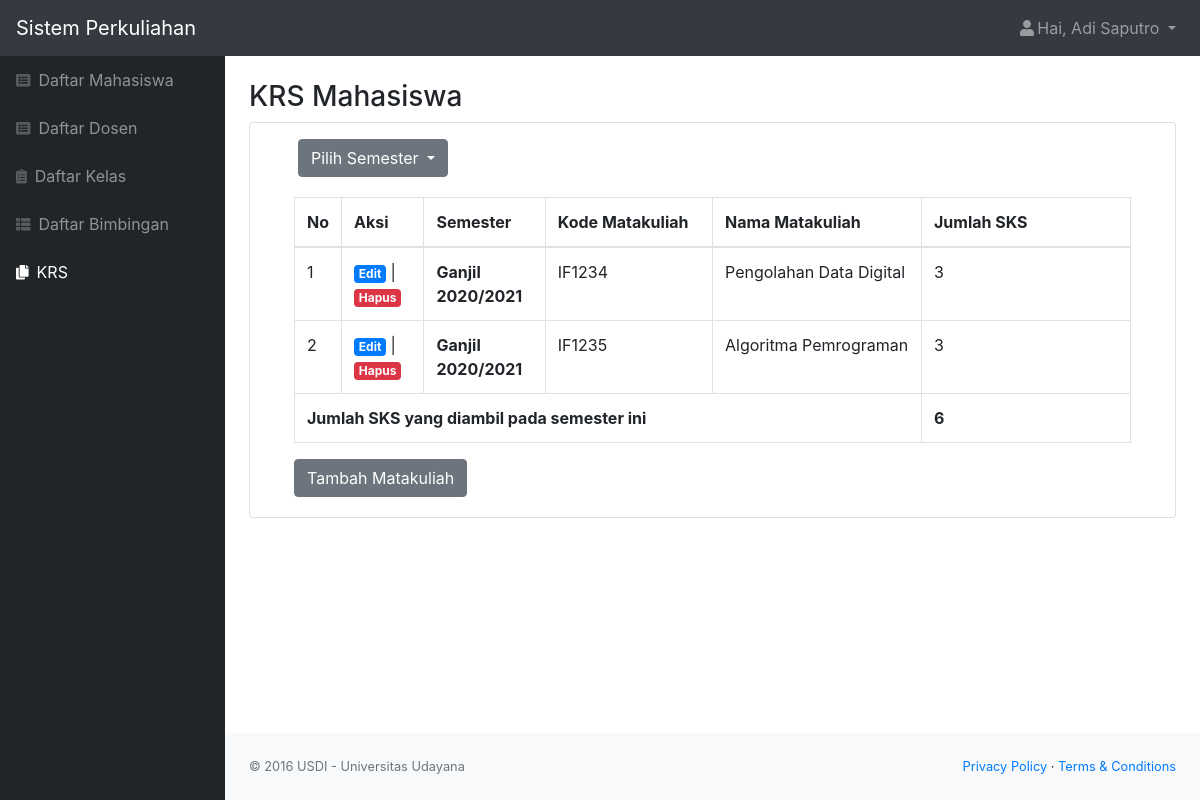
The page /krs.php (signed in) on the database its author committed.
### tables this page shows
CREATE TABLE `krs` (
  `id_krs` int(11) NOT NULL,
  `semester` varchar(25) NOT NULL,
  `id_mahasiswa` int(11) NOT NULL,
  `id_mk` int(11) NOT NULL
);

CREATE TABLE `matakuliah` (
  `id_mk` int(11) NOT NULL,
  `kode_mk` char(6) NOT NULL,
  `matakuliah` varchar(100) NOT NULL,
  `sks` int(11) NOT NULL
);

### krs.php (the view, shortened to what this page needs)
<?php
include "function.php";
$nama = $_SESSION['nama'];
$role = $_SESSION['role'];
$id = $_SESSION['id'];
if (isset($_GET['semester'])) {
    $semester = $_GET['semester'];
    $default = false;
    $queryKRS = mysqli_query($koneksi, "SELECT * FROM krs INNER JOIN matakuliah ON krs.id_mk=matakuliah.id_mk WHERE krs.id_mahasiswa='$id' AND semester = '$semester'");
} else {
    $default = true;
    $queryKRS = mysqli_query($koneksi, "SELECT * FROM krs INNER JOIN matakuliah ON krs.id_mk=matakuliah.id_mk WHERE krs.id_mahasiswa='$id'");
}
?>
<!DOCTYPE html>
<html lang="en">
<head>
    <link href="css/styles.css" rel="stylesheet" />
    <link href="https://cdn.datatables.net/1.10.20/css/dataTables.bootstrap4.min.css" rel="stylesheet" />
</head>
<body class="sb-nav-fixed">
    <nav class="sb-topnav navbar navbar-expand navbar-dark bg-dark">
        <a class="navbar-brand" href="index.php">Sistem Perkuliahan</a>
        <ul class="navbar-nav ml-auto">
            <li class="nav-item dropdown">
                <a class="nav-link dropdown-toggle" id="userDropdown" href="#" role="button" data-toggle="dropdown" aria-haspopup="true" aria-expanded="false"><i class="fas fa-user fa-fw"></i>Hai, <?= $nama; ?> </a>
            </li>
        </ul>
    </nav>
    <div id="layoutSidenav">
        <div id="layoutSidenav_nav">
            <nav class="sb-sidenav accordion sb-sidenav-dark" id="sidenavAccordion">
                <div class="sb-sidenav-menu">
                    <div class="nav">
                        <a class="nav-link" href="mahasiswa.php">
                            <div class="sb-nav-link-icon"><i class="fas fa-list-alt"></i></div>
                            Daftar Mahasiswa
                        </a>
                        <a class="nav-link" href="dosen.php">
                            <div class="sb-nav-link-icon"><i class="fas fa-list-alt"></i></div>
                            Daftar Dosen
                        </a>
                        <a class="nav-link" href="kelas.php">
                            <div class="sb-nav-link-icon"><i class="fas fa-clipboard-list"></i></div>
                            Daftar Kelas
                        </a>
                        <a class="nav-link" href="bimbingan.php">
                            <div class="sb-nav-link-icon"><i class="fas fa-th-list"></i></div>
                            Daftar Bimbingan
                        </a>
                        <?php if ($role == "1") { ?>
                            <a class="nav-link active" href="krs.php">
                                <div class="sb-nav-link-icon"><i class="fas fa-copy"></i></div>
                                KRS
                            </a>
                        <?php } ?>
                    </div>
                </div>
            </nav>
        </div>
        <div id="layoutSidenav_content">
            <main>
                <div class="container-fluid">
                    <h3 class="mt-4">KRS Mahasiswa</h3>
                    <div class="card mb-4">
                        <?php if ($role == "1") { ?>
                            <div class="dropdown mt-3 px-4 ml-4">
                                <button class="btn btn-secondary dropdown-toggle" type="button" id="dropdownMenuButton" data-toggle="dropdown" aria-haspopup="true" aria-expanded="false">
                                    Pilih Semester
                                </button>
                            </div>
                        <?php } ?>
                        <div class="card-body">
                            <div class="table-responsive">
                                <div class="container">
                                    <table class="table table-bordered" id="dataTable" width="100%" cellspacing="0">
                                        <thead>
                                            <tr>
                                                <th class="col-sm-1" style="width: 5%;">No</th>
                                                <th>Aksi</th>
                                                <?php if ($default == true) : ?>
                                                    <th>Semester</th>
                                                <?php endif ?>
                                                <th class="col-sm-3" style="width: 20%;">Kode Matakuliah</th>
                                                <th class=" col-sm-3" style="width: 50%;">Nama Matakuliah</th>
                                                <th class=" col-sm-3">Jumlah SKS</th>
                                            </tr>
                                        </thead>
                                        <tbody>
                                            <?php $i = 1; ?>
                                            <?php $sum = 0; ?>
                                            <?php while ($data = mysqli_fetch_assoc($queryKRS)) { ?>
                                                <tr>
                                                    <td><?= $i; ?></td>
                                                    <td><a href="krs_edit.php?id_krs=<?= $data['id_krs']; ?>" class="badge badge-primary ">Edit</a> | <a href="function.php?act=hapusKRS&id_krs=<?= $data['id_krs']; ?>" onclick="return confirm('Yakin ingin menghapus KRS?');" class="badge badge-danger ">Hapus</a></td>
                                                    <?php if ($default == true) : ?>
                                                        <th><?= $data['semester'] ?></th>
                                                    <?php endif ?>
                                                    <td><?= $data['kode_mk']; ?></>
                                                    <td><?= $data['matakuliah']; ?></td>
                                                    <?php $sum += $data['sks']; ?>
                                                    <td><?= $data['sks']; ?></td>
                                                </tr>
                                                <?php $i++; ?>
                                            <?php } ?>
                                        </tbody>
                                        <tfoot>
                                            <?php
                                            $colspan = 4;
                                            if ($default == true)
                                                $colspan = 5;
                                            ?>
                                            <th colspan="<?= $colspan ?>">Jumlah SKS yang diambil pada semester ini</th>
                                            <?php if (isset($sum)) { ?>
                                                <th><?= $sum; ?></th>
                                            <?php } ?>
                                        </tfoot>
                                    </table>
                                </div>
                                <?php if ($role == "1") { ?>
                                    <div class="tambah ml-4">
                                        <a href="krs_tambah.php" class="btn btn-secondary">Tambah Matakuliah</a>
                                    </div>
                                <?php } ?>
                            </div>
                        </div>
                    </div>
            </main>
            <footer class="py-4 bg-light mt-auto">
                <div class="container-fluid">
                    <div class="d-flex align-items-center justify-content-between small">
                        <div class="text-muted">&copy; 2016 USDI - Universitas Udayana</div>
                        <div>
                            <a href="#">Privacy Policy</a>
                            &middot;
                            <a href="#">Terms &amp; Conditions</a>
                        </div>
                    </div>
                </div>
            </footer>
        </div>
    </div>
</body>
</html>

### rows shown on the page
krs: semester "Ganjil 2020/2021", id_mk.kode_mk "IF1234", id_mk.matakuliah "Pengolahan Data Digital", id_mk.sks "3"
krs: semester "Ganjil 2020/2021", id_mk.kode_mk "IF1235", id_mk.matakuliah "Algoritma Pemrograman", id_mk.sks "3"

### other values the page prints
$nama "Adi Saputro"
$sum "6"
